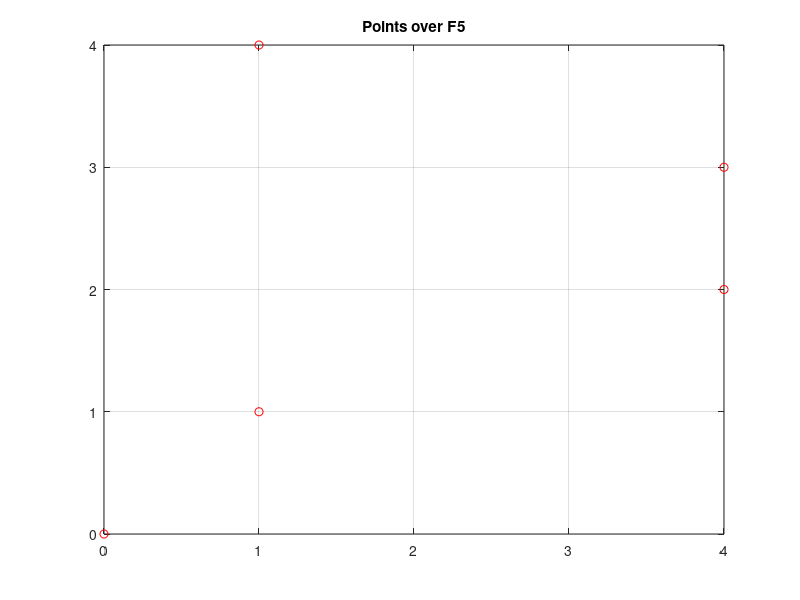

The MATLAB script that drew this image: (Note: this script raises an error after producing the figure.)
clc
clear all
close all
p = input('p = ');
a = input('a= ');
b = input('b = ');
x = 0:p-1;
%% for affine points
lhs = mod(x.^2,p);
rhs = mod((x.^3 + a*x + b),p);
points = [];

for i = 1:length(rhs)
    I = find(lhs == rhs(i));
    for j=1:length(I)
        points = [points;x(i),x(I(j))];
    end
end
subplot(1, 1, 1);
plot(points(:,1),points(:,2),'ro');
set(gca,'XTick',0:1:p-1);
set(gca,'YTick',0:1:p-1);
grid on;
title(['Points over F' num2str(p)]);
disp(points);
%% for subgroup
% x1 = points(1,1);
% y1 = points(1,2);
x1 = input('X1 from affine points = ');
y1 = input('Y1 from affine points = ');
subgroup = [];
%point doubling
[x2 y2] = pointdoubling(x1,y1,a,p);
subgroup = [subgroup;x2,y2];
%point Adding
[xR yR] = pointAdd(x1,y1,x2,y2,p);
subgroup = [subgroup;xR,yR];
while (1)
    if(subgroup(:,1)~=x1)
    x2 = xR;
    y2 = yR;
    [xR yR]=pointAdd(x1,y1,x2,y2,p);
    subgroup = [subgroup;xR,yR];
    else
        break;
    end
end
disp('Subgroups are: ');
disp(subgroup);
n=length(subgroup(:,1))+2;
sprintf('The value of n=%d because the subgroup of %dG = O',n,n)

